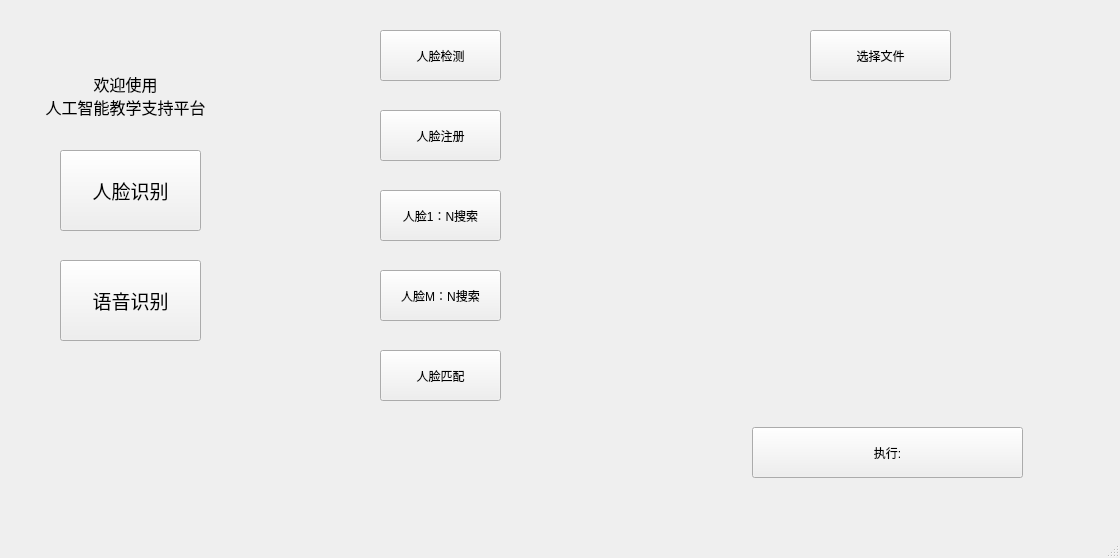
<?xml version="1.0" encoding="UTF-8"?>
<ui version="4.0">
 <class>MainWindow</class>
 <widget class="QMainWindow" name="MainWindow">
  <property name="geometry">
   <rect>
    <x>0</x>
    <y>0</y>
    <width>1120</width>
    <height>558</height>
   </rect>
  </property>
  <property name="windowTitle">
   <string>MainWindow</string>
  </property>
  <property name="autoFillBackground">
   <bool>false</bool>
  </property>
  <property name="styleSheet">
   <string notr="true"/>
  </property>
  <widget class="QWidget" name="centralwidget">
   <property name="styleSheet">
    <string notr="true"/>
   </property>
   <widget class="QStackedWidget" name="stackedWidget">
    <property name="geometry">
     <rect>
      <x>250</x>
      <y>0</y>
      <width>371</width>
      <height>591</height>
     </rect>
    </property>
    <property name="styleSheet">
     <string notr="true"/>
    </property>
    <property name="currentIndex">
     <number>0</number>
    </property>
    <widget class="QWidget" name="facePage">
     <widget class="QPushButton" name="faceDetectBtn">
      <property name="geometry">
       <rect>
        <x>130</x>
        <y>30</y>
        <width>121</width>
        <height>51</height>
       </rect>
      </property>
      <property name="styleSheet">
       <string notr="true"/>
      </property>
      <property name="text">
       <string>人脸检测</string>
      </property>
     </widget>
     <widget class="QPushButton" name="faceRegBtn">
      <property name="geometry">
       <rect>
        <x>130</x>
        <y>110</y>
        <width>121</width>
        <height>51</height>
       </rect>
      </property>
      <property name="styleSheet">
       <string notr="true"/>
      </property>
      <property name="text">
       <string>人脸注册</string>
      </property>
     </widget>
     <widget class="QPushButton" name="faceSearchBtn">
      <property name="geometry">
       <rect>
        <x>130</x>
        <y>190</y>
        <width>121</width>
        <height>51</height>
       </rect>
      </property>
      <property name="styleSheet">
       <string notr="true"/>
      </property>
      <property name="text">
       <string>人脸1：N搜索</string>
      </property>
     </widget>
     <widget class="QPushButton" name="faceMultiSearchBtn">
      <property name="geometry">
       <rect>
        <x>130</x>
        <y>270</y>
        <width>121</width>
        <height>51</height>
       </rect>
      </property>
      <property name="styleSheet">
       <string notr="true"/>
      </property>
      <property name="text">
       <string>人脸M：N搜索</string>
      </property>
     </widget>
     <widget class="QPushButton" name="faceMatchBtn">
      <property name="geometry">
       <rect>
        <x>130</x>
        <y>350</y>
        <width>121</width>
        <height>51</height>
       </rect>
      </property>
      <property name="styleSheet">
       <string notr="true"/>
      </property>
      <property name="text">
       <string>人脸匹配</string>
      </property>
     </widget>
    </widget>
    <widget class="QWidget" name="voicePage"/>
   </widget>
   <widget class="QLabel" name="titleLabel">
    <property name="geometry">
     <rect>
      <x>20</x>
      <y>60</y>
      <width>211</width>
      <height>71</height>
     </rect>
    </property>
    <property name="font">
     <font>
      <pointsize>12</pointsize>
     </font>
    </property>
    <property name="layoutDirection">
     <enum>Qt::LeftToRight</enum>
    </property>
    <property name="styleSheet">
     <string notr="true"/>
    </property>
    <property name="text">
     <string>欢迎使用
人工智能教学支持平台</string>
    </property>
    <property name="alignment">
     <set>Qt::AlignCenter</set>
    </property>
   </widget>
   <widget class="QPushButton" name="faceRecPageBtn">
    <property name="geometry">
     <rect>
      <x>60</x>
      <y>150</y>
      <width>141</width>
      <height>81</height>
     </rect>
    </property>
    <property name="font">
     <font>
      <pointsize>14</pointsize>
     </font>
    </property>
    <property name="styleSheet">
     <string notr="true"/>
    </property>
    <property name="text">
     <string>人脸识别</string>
    </property>
   </widget>
   <widget class="QPushButton" name="voiceRecPageBtn">
    <property name="geometry">
     <rect>
      <x>60</x>
      <y>260</y>
      <width>141</width>
      <height>81</height>
     </rect>
    </property>
    <property name="font">
     <font>
      <pointsize>14</pointsize>
     </font>
    </property>
    <property name="styleSheet">
     <string notr="true"/>
    </property>
    <property name="text">
     <string>语音识别</string>
    </property>
   </widget>
   <widget class="QPushButton" name="fileSelectBtn">
    <property name="geometry">
     <rect>
      <x>810</x>
      <y>30</y>
      <width>141</width>
      <height>51</height>
     </rect>
    </property>
    <property name="styleSheet">
     <string notr="true"/>
    </property>
    <property name="text">
     <string>选择文件</string>
    </property>
   </widget>
   <widget class="QLabel" name="showPicLabel">
    <property name="geometry">
     <rect>
      <x>680</x>
      <y>100</y>
      <width>411</width>
      <height>261</height>
     </rect>
    </property>
    <property name="text">
     <string/>
    </property>
    <property name="alignment">
     <set>Qt::AlignCenter</set>
    </property>
   </widget>
   <widget class="QPushButton" name="funcBtn">
    <property name="geometry">
     <rect>
      <x>752</x>
      <y>427</y>
      <width>271</width>
      <height>51</height>
     </rect>
    </property>
    <property name="styleSheet">
     <string notr="true"/>
    </property>
    <property name="text">
     <string>执行:</string>
    </property>
   </widget>
  </widget>
  <widget class="QMenuBar" name="menubar">
   <property name="geometry">
    <rect>
     <x>0</x>
     <y>0</y>
     <width>1120</width>
     <height>22</height>
    </rect>
   </property>
  </widget>
  <widget class="QStatusBar" name="statusbar"/>
 </widget>
 <resources/>
 <connections/>
</ui>
